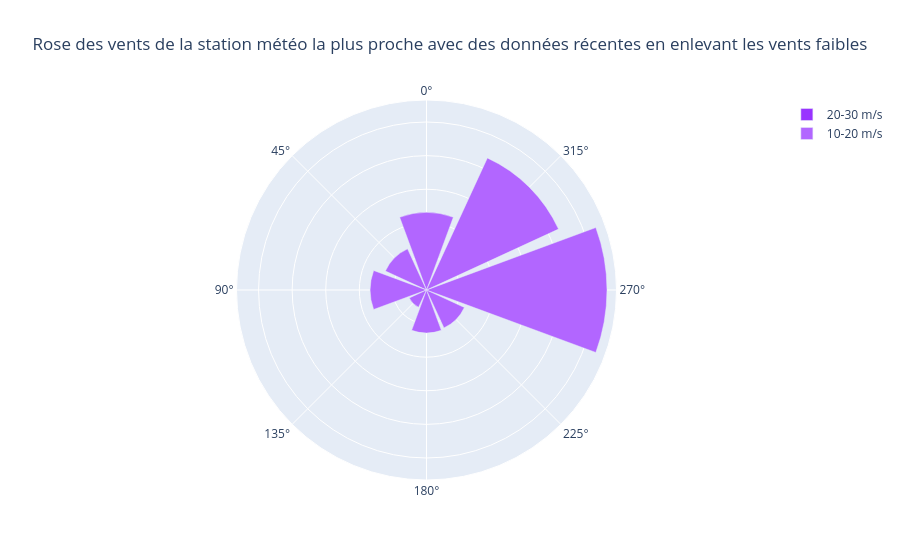

Notebook code cell kept with this figure:
### Code cell
create_wind_rose(
    latest,
    title="Rose des vents de la station météo la plus proche avec des données récentes en enlevant les vents faibles",
    filter_low_winds=True,
)

### Figure 1 — Plotly figure (JSON) as saved in the notebook; plotly's stock layout.template omitted (floating-point values rounded to 4 significant figures)
{"data": [{"marker": {"color": "hsl(270, 100%, 60%)"}, "name": "20-30 m/s", "r": [53, 22, 9, 3, 11, 52, 55], "theta": [0, 45, 90, 135, 225, 270, 315], "type": "barpolar"}, {"marker": {"color": "hsl(270, 100%, 70%)"}, "name": "10-20 m/s", "r": [4566, 2675, 3346, 1125, 2559, 2473, 10696, 8604], "theta": [0, 45, 90, 135, 180, 225, 270, 315], "type": "barpolar"}], "layout": {"barmode": "stack", "polar": {"angularaxis": {"rotation": 90}, "radialaxis": {"showline": false, "showticklabels": false}}, "title": {"text": "Rose des vents de la station météo la plus proche avec des données récentes en enlevant les vents faibles", "x": 0.5, "xanchor": "center"}}}
